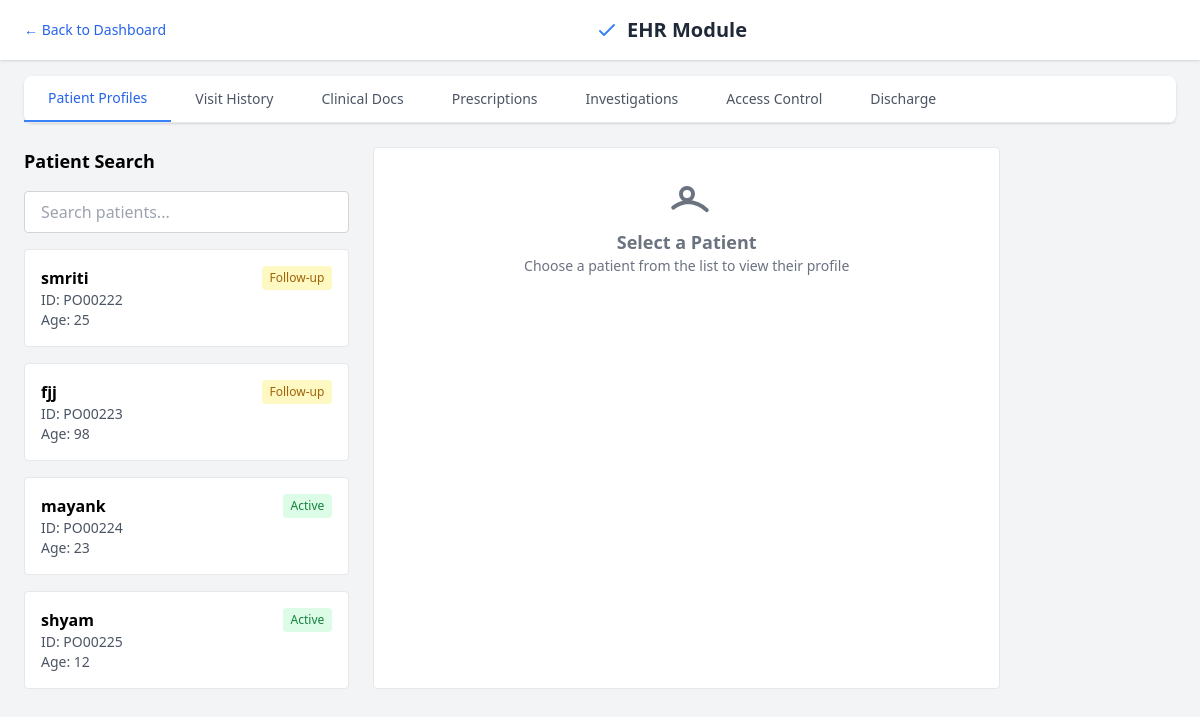
Page /ehr_home/ on the committed database.
### main/models.py (models this page shows, shortened)
class Patient(models.Model):
    STATUS_CHOICES = [
        ('Active', 'Active'),
        ('Follow-up', 'Follow-up'),
        ('Chronic', 'Chronic'),
    ]
    GENDER_CHOICES = [
        ('Male', 'Male'),
        ('Female', 'Female'),
        ('Other', 'Other'),
    ]
    name = models.CharField(max_length=100)
    patient_id = models.CharField(max_length=10, unique=True, blank=True)
    age = models.IntegerField()
    gender = models.CharField(max_length=10, choices=GENDER_CHOICES)
    contact_number = models.CharField(max_length=15)
    email = models.EmailField(blank=True, null=True)
    address = models.TextField(blank=True, null=True)
    medical_history = models.TextField(blank=True, null=True)
    status = models.CharField(max_length=20, choices=STATUS_CHOICES)

### main/views.py (the view)
# urls.py: path('ehr_home/', views.ehr_home, name='ehr_home'),
def ehr_home(request):
    patients = Patient.objects.all()
    role = request.session.get('role')
    return render(request, 'ehr_home.html', {'patients': patients, 'role': role})

### templates/ehr_home.html (shortened to what this page needs)
{% extends 'base.html' %}
{% block content %}
        <div class="flex p-6 gap-6">
            <div class="w-1/3">
                <div class="flex justify-between items-center mb-4">
                    <h2 class="text-lg font-semibold">Patient Search</h2>
                </div>
                <input type="text" placeholder="Search patients..." class="w-full px-4 py-2 border border-gray-300 rounded mb-4">
                <div class="space-y-4">
    {% for patient in patients %}
    <div class="p-4 bg-white rounded border patient-card" data-id="{{ patient.patient_id }}" style="cursor: pointer;">
        <div class="flex justify-between">
            <div>
                <p class="font-semibold">{{ patient.name }}</p>
                <p class="text-sm text-gray-600">ID: {{ patient.patient_id }}</p>
                <p class="text-sm text-gray-600">Age: {{ patient.age }}</p>
            </div>
            <span class="
                text-xs font-medium px-2 py-1 rounded h-fit
                {% if patient.status == 'Active' %} bg-green-100 text-green-700
                {% elif patient.status == 'Follow-up' %} bg-yellow-100 text-yellow-700
                {% else %} bg-red-100 text-red-700
                {% endif %}
            ">
                {{ patient.status }}
            </span>
        </div>
    </div>
    {% empty %}
    <p class="text-gray-500">No patients available.</p>
    {% endfor %}
</div>
            </div>
<div id="patient-detail-panel" class="flex-1 bg-white rounded border p-6 text-gray-700">
    <div class="text-center text-gray-500">
        <svg xmlns="http://www.w3.org/2000/svg" class="mx-auto h-12 w-12 mb-2" fill="none" viewBox="0 0 24 24" stroke="currentColor">
            <path stroke-linecap="round" stroke-linejoin="round" stroke-width="2" d="M5.121 17.804A13.937 13.937 0 0112 15c3.866 0 7.373 1.568 9.879 4.096M15 11a3 3 0 11-6 0 3 3 0 016 0z" />
        </svg>
        <p class="font-semibold text-lg">Select a Patient</p>
        <p class="text-sm text-gray-500">Choose a patient from the list to view their profile</p>
    </div>
</div>
        </div>
    </div>
{% endblock %}

### rows in the picture
Patient: name "smriti", patient_id "PO00222", age "25", status "Follow-up"
Patient: name "fjj", patient_id "PO00223", age "98", status "Follow-up"
Patient: name "mayank", patient_id "PO00224", age "23", status "Active"
Patient: name "shyam", patient_id "PO00225", age "12", status "Active"
